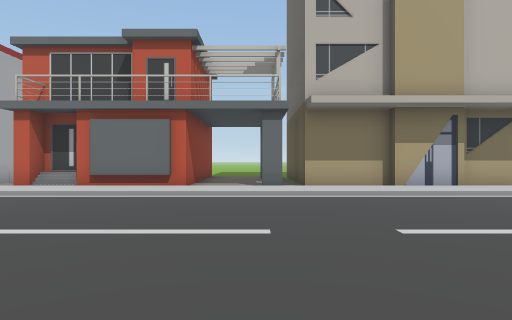
View 1 (above)

16 first-person views from a walk through a 3-D level made in the Unity game engine. The camera is 1.5 m above the floor, looks level and sees 75° across. The floor is counted in squares, 2 m on a side. Each view is taken from the middle of a square. On the plan, view 1 faces up. The plan holds only what a view shows up to about 11 squares ahead; the rest is blank. The place goes on beyond the plan.

View 2
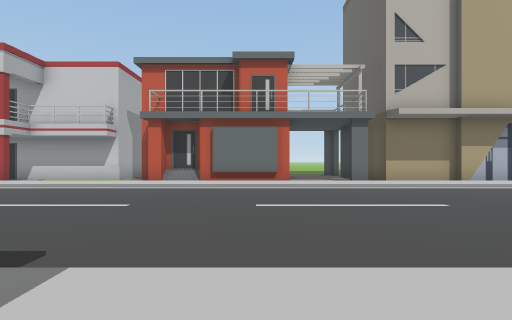

View 3
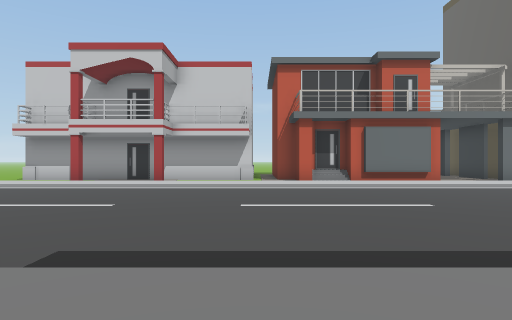

View 4
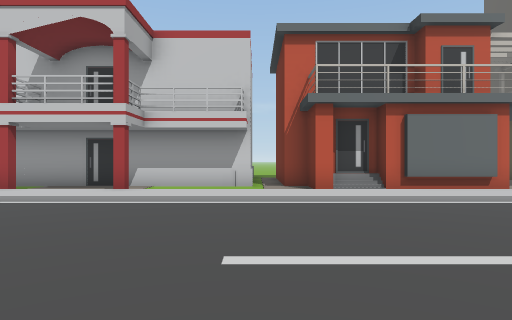

View 5
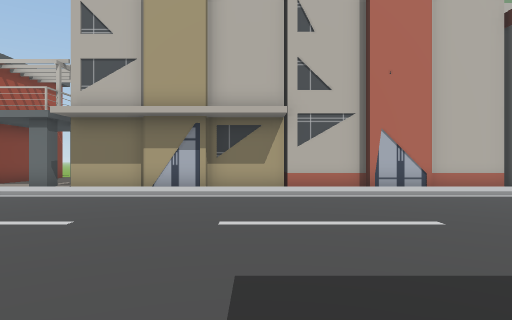

View 6
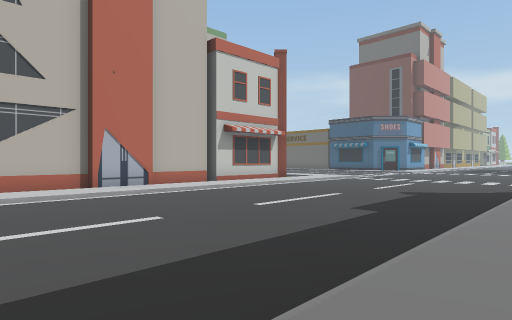

View 7
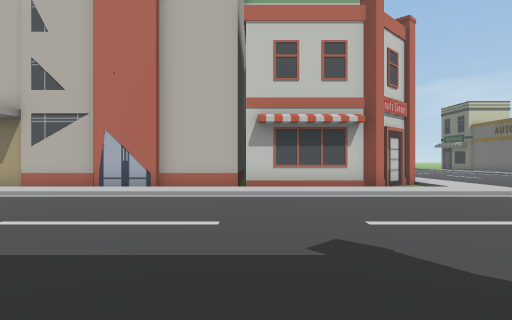

View 8
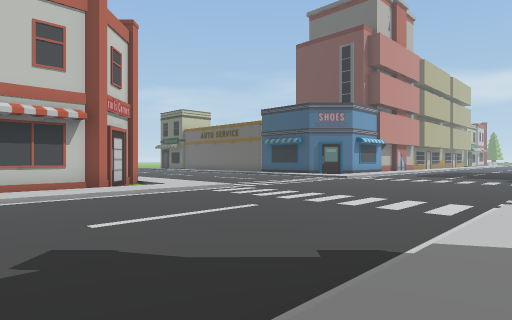

View 9
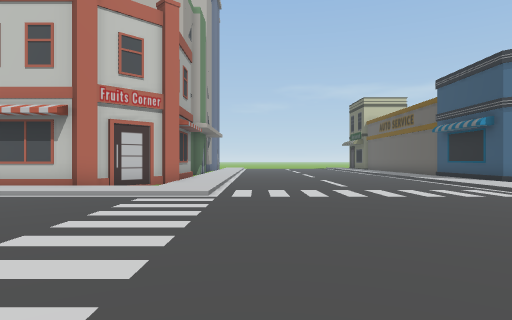

View 10
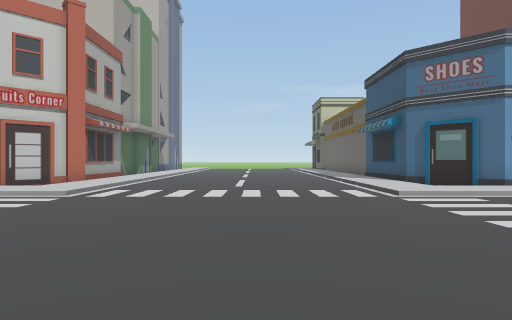

View 11
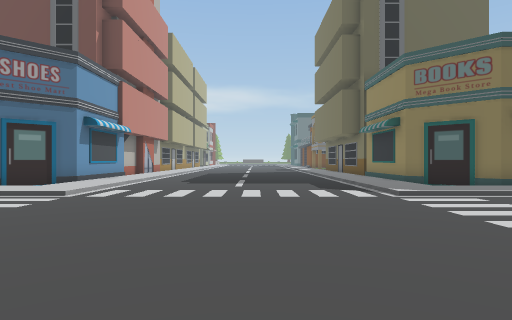

View 12
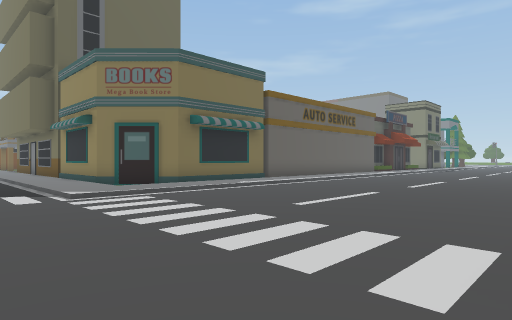

View 13
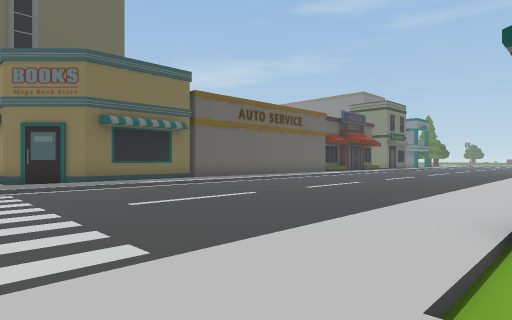

View 14
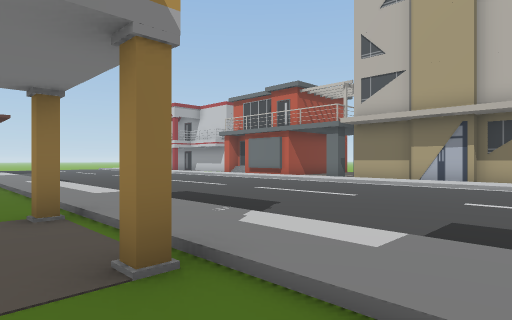

View 15
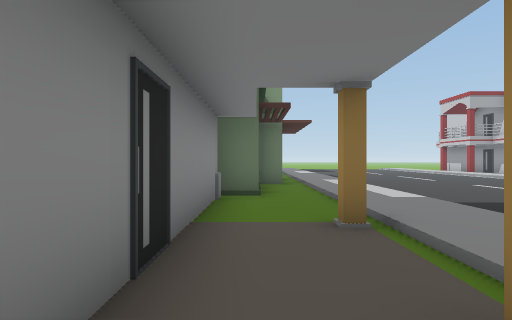

View 16
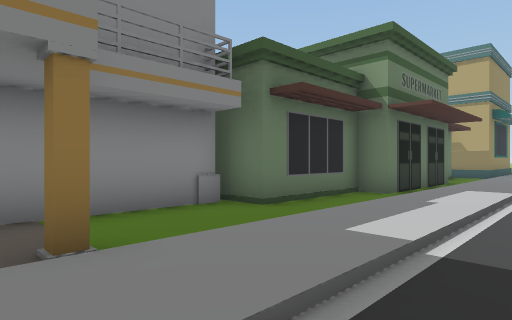

### Floor plan
Key: @ floor where view 1 was taken; # wall or solid block; . main floor; : floor 0.25 m higher than the main floor; / step, stairs or slope; O other object.
Columns run from 13 left of view 1 to 33 right of it. Each row starts with its distance up from view 1.
 11 ########   #..O                  #:/....../:#
 10 .......### #...OO  OOO     O    ##:/....../:##
  9   #    //###.#.  OO  OOOOOOO####  :/....../:.##
  8 ::::::::/::::::::::::::::::::::::::/....../::::
  7 ////////////////////////////////////....../////
  6 ...............................................
  5 ...............................................
  4 ...............................................
  3  ..............................................
  2   .............................................
  1   .............................................
  0    //////////@//////////////////////....../////
 -1     :::::::::::::::::::::   : :::::/....../::::
 -2      ...........#..#.            .:/....../: ##
 -3      OOOOOOOOO........           .:/....../: #
 -4           O  #######             O:/....../:#
 -5                                  O:/....../:#
 -6                                   :/....../
 -7                                   :/....../
 -8                                   :/.....
 -9                                   :/....
-10                                   :/...
-11                                    /..
-12                                    /.

Positions as (right, up) in squares from view 1, and headings:
1: (0, 0), facing up
2: (-3, -2), facing up
3: (-8, -2), facing up
4: (-8, 1), facing up
5: (7, -1), facing up
6: (7, -1), facing up-right
7: (15, -1), facing up
8: (15, -1), facing up-right
9: (23, 0), facing up
10: (26, 0), facing up
11: (22, 3), facing right
12: (22, 2), facing down-right
13: (20, 0), facing down-right
14: (8, -3), facing up-left
15: (7, -3), facing left
16: (4, 1), facing down-left
